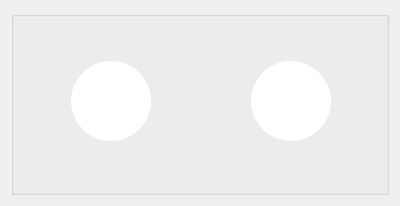
<?xml version="1.0" encoding="UTF-8"?>
<ui version="4.0">
 <class>change_admin</class>
 <widget class="QDialog" name="change_admin">
  <property name="geometry">
   <rect>
    <x>0</x>
    <y>0</y>
    <width>400</width>
    <height>206</height>
   </rect>
  </property>
  <property name="windowTitle">
   <string>Dialog</string>
  </property>
  <layout class="QVBoxLayout" name="verticalLayout">
   <item>
    <widget class="QGroupBox" name="groupBox">
     <property name="styleSheet">
      <string notr="true"/>
     </property>
     <property name="title">
      <string/>
     </property>
     <widget class="QPushButton" name="pushButton_addAccount">
      <property name="geometry">
       <rect>
        <x>60</x>
        <y>50</y>
        <width>80</width>
        <height>80</height>
       </rect>
      </property>
      <property name="styleSheet">
       <string notr="true">
QPushButton {
	background-color: rgb(255, 255, 255);
    border-radius: 40px;
	padding: 3px;
}
QPushButton:pressed {
    background: rgb(151, 177, 196);
    border-style: inset;
}</string>
      </property>
      <property name="text">
       <string/>
      </property>
      <property name="iconSize">
       <size>
        <width>70</width>
        <height>70</height>
       </size>
      </property>
     </widget>
     <widget class="QPushButton" name="pushButton_logout">
      <property name="geometry">
       <rect>
        <x>240</x>
        <y>50</y>
        <width>80</width>
        <height>80</height>
       </rect>
      </property>
      <property name="styleSheet">
       <string notr="true">
QPushButton {
	background-color: rgb(255, 255, 255);
    border-radius: 40px;
	padding: 3px;
}
QPushButton:pressed {
    background: rgb(151, 177, 196);
    border-style: inset;
}</string>
      </property>
      <property name="text">
       <string/>
      </property>
      <property name="iconSize">
       <size>
        <width>70</width>
        <height>70</height>
       </size>
      </property>
     </widget>
    </widget>
   </item>
  </layout>
 </widget>
 <resources/>
 <connections/>
</ui>
